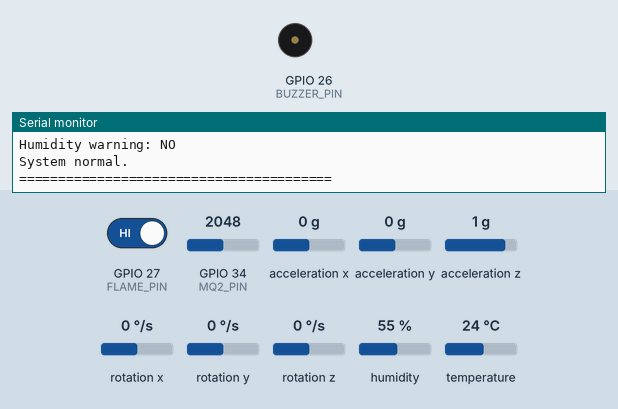
A sketch run on a simulated ESP32. On the bench: buzzer (waves = sounding, pin HIGH), the last lines printed to the serial monitor. Wiring (inferred from the names in the program): MPU-6050 motion sensor at I2C address 0x68. Inputs (shaded band) come from the test bench; at power-on: GPIO 27 (FLAME_PIN) HIGH, humidity 55 %, GPIO 34 (MQ2_PIN) = 2048, acceleration x 0 g, acceleration y 0 g, acceleration z 1 g, rotation x 0 °/s, rotation y 0 °/s, rotation z 0 °/s, temperature 24 °C (analog values on the 0–4095 scale).

Above: at 2.2 s.
2.3 s: GPIO 27 (FLAME_PIN) driven LOW
At 4.5 s:
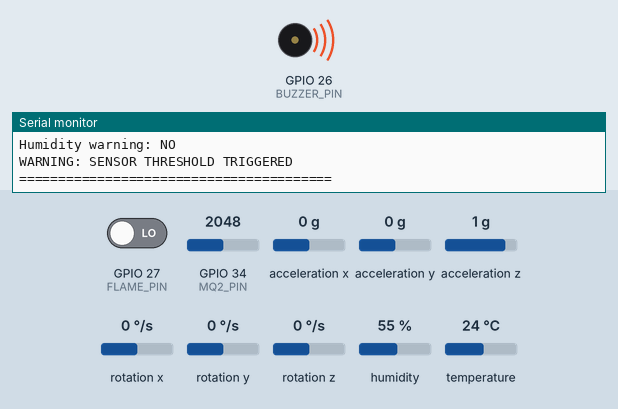
5.5 s: GPIO 27 (FLAME_PIN) driven HIGH
At 6.9 s:
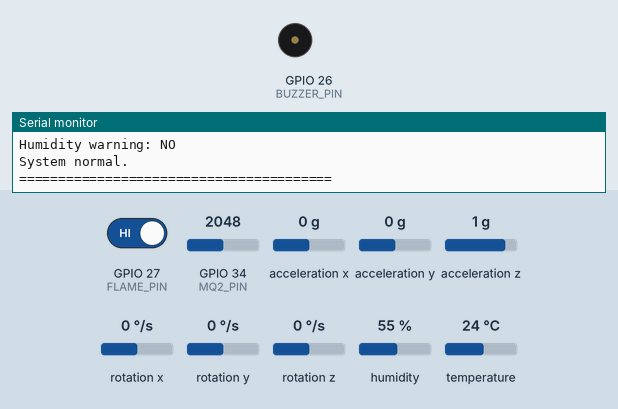
7.5 s: humidity set to 83 %
11.2 s: humidity set to 86 %
At 15.4 s:
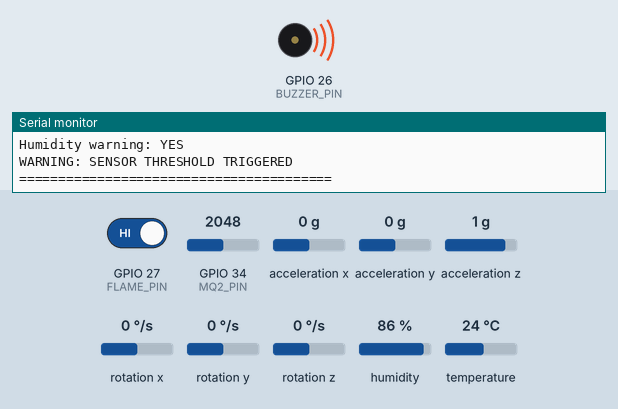
17.5 s: humidity set to 22 %
At 18.4 s:
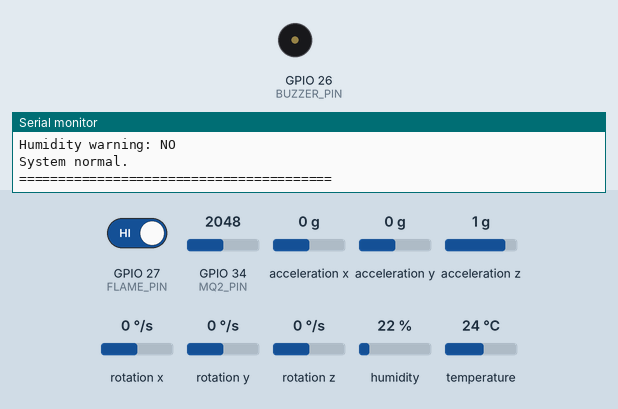
Timing chart, 0 to 20.5 s (numbered marks = the images above; inputs shaded):
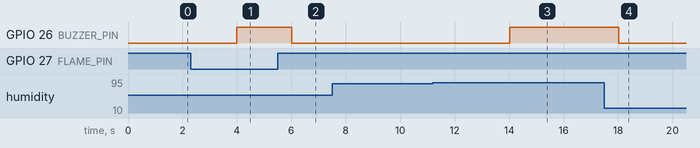

The sketch:

sketch.ino
```cpp
/*
  SKYFIGHTER
  AI Forest Fire Detection & Response Drone
  Sensor Monitoring Prototype

  Hardware:
  ESP32 Dev Module
  MQ-2, DHT11/DHT22, digital flame sensor,
  MPU6050, NEO-6M GPS and buzzer

  This is sensor-monitoring code, NOT flight-control software.
*/

#include <DHT.h>
#include <Wire.h>

// =====================================================
// GPIO CONFIGURATION
// =====================================================

#define GPS_RX_PIN 16
#define GPS_TX_PIN 17

#define MPU_SDA_PIN 21
#define MPU_SCL_PIN 22

#define MQ2_PIN 34
#define DHT_PIN 4
#define FLAME_PIN 27
#define BUZZER_PIN 26

// =====================================================
// TEMPERATURE SENSOR CONFIGURATION
// Choose ONE according to your actual sensor.
// =====================================================

#define DHT_TYPE DHT11
// For a DHT11, change the line above to:
// #define DHT_TYPE DHT11

DHT dht(DHT_PIN, DHT_TYPE);

// =====================================================
// MPU6050
// =====================================================

#define MPU6050_ADDR 0x68

bool mpuDetected = false;

int16_t ax, ay, az;
int16_t gx, gy, gz;
int16_t tempRaw;

// =====================================================
// GPS
// =====================================================

HardwareSerial GPSSerial(2);

String gpsLine = "";

double latitude = 0.0;
double longitude = 0.0;

bool gpsFix = false;
bool newGPSData = false;

unsigned long lastGPSFixTime = 0;

// =====================================================
// PROTOTYPE WARNING THRESHOLDS
// =====================================================

const float TEMP_THRESHOLD_C = 50.0;
const float HUMIDITY_THRESHOLD = 85.0;

// MQ-2: baseline must be measured before enabling alerts.
const int MQ2_INCREASE_THRESHOLD = 500;

int mq2Baseline = -1;
int MQ2_THRESHOLD = 4095;

// Flame sensor polarity: verify against your module.
const int FLAME_TRIGGER_LEVEL = LOW;

// =====================================================
// SENSOR VALUES AND WARNINGS
// =====================================================

int mq2Value = 0;
int flameValue = HIGH;

float ambientTemperature = NAN;
float humidity = NAN;
float mpuTemperature = NAN;

bool smokeWarning = false;
bool flameWarning = false;
bool temperatureWarning = false;
bool humidityWarning = false;

bool dhtValid = false;

unsigned long lastReportTime = 0;

const unsigned long REPORT_INTERVAL_MS = 2000;

// =====================================================
// MPU6050 INITIALIZATION
// =====================================================

bool initializeMPU6050() {
  Wire.beginTransmission(MPU6050_ADDR);
  Wire.write(0x6B);
  Wire.write(0x00); // Wake up MPU6050

  return Wire.endTransmission() == 0;
}

int16_t readSigned16() {
  uint8_t highByte = Wire.read();
  uint8_t lowByte = Wire.read();

  return (int16_t)(((uint16_t)highByte << 8) | lowByte);
}

bool readMPU6050() {
  if (!mpuDetected) {
    return false;
  }

  Wire.beginTransmission(MPU6050_ADDR);
  Wire.write(0x3B);

  if (Wire.endTransmission(false) != 0) {
    return false;
  }

  if (Wire.requestFrom(MPU6050_ADDR, 14, true) != 14) {
    return false;
  }

  ax = readSigned16();
  ay = readSigned16();
  az = readSigned16();

  tempRaw = readSigned16();

  gx = readSigned16();
  gy = readSigned16();
  gz = readSigned16();

  mpuTemperature = (tempRaw / 340.0) + 36.53;

  return true;
}

// =====================================================
// GPS COORDINATE CONVERSION
// =====================================================

double convertNMEACoordinate(String value, String direction) {
  if (value.length() == 0 || direction.length() == 0) {
    return 0.0;
  }

  double raw = value.toDouble();

  int degrees = (int)(raw / 100.0);
  double minutes = raw - (degrees * 100.0);

  double coordinate = degrees + minutes / 60.0;

  if (direction == "S" || direction == "W") {
    coordinate = -coordinate;
  }

  return coordinate;
}

// Parse GGA sentence for valid position fix.
void parseGGA(String sentence) {
  String fields[15];
  int fieldCount = 0;
  int start = 0;

  for (int i = 0; i < sentence.length() && fieldCount < 15; i++) {
    if (sentence.charAt(i) == ',') {
      fields[fieldCount++] = sentence.substring(start, i);
      start = i + 1;
    }
  }

  if (fieldCount < 7) {
    return;
  }

  fields[fieldCount++] = sentence.substring(start);

  // GGA field 2 = latitude
  // GGA field 3 = N/S
  // GGA field 4 = longitude
  // GGA field 5 = E/W
  // GGA field 6 = fix quality

  if (fields[6].toInt() > 0) {
    latitude = convertNMEACoordinate(fields[2], fields[3]);
    longitude = convertNMEACoordinate(fields[4], fields[5]);

    gpsFix = true;
    lastGPSFixTime = millis();
    newGPSData = true;
  } else {
    gpsFix = false;
  }
}

void processGPS() {
  while (GPSSerial.available()) {
    char c = GPSSerial.read();

    if (c == '\n') {
      if (gpsLine.startsWith("$GPGGA") || gpsLine.startsWith("$GNGGA")) {
        parseGGA(gpsLine);
      }

      gpsLine = "";
    } else if (c != '\r') {
      if (gpsLine.length() < 120) {
        gpsLine += c;
      } else {
        gpsLine = "";
      }
    }
  }

  // Treat a GPS fix as stale if updates stop.
  if (millis() - lastGPSFixTime > 5000) {
    gpsFix = false;
  }
}

// =====================================================
// READ SENSORS
// =====================================================

void readSensors() {
  mq2Value = analogRead(MQ2_PIN);
  flameValue = digitalRead(FLAME_PIN);

  ambientTemperature = dht.readTemperature();
  humidity = dht.readHumidity();

  // Validate DHT11 readings before using them.
  dhtValid = !isnan(ambientTemperature) && !isnan(humidity) &&
             ambientTemperature >= 0.0 && ambientTemperature <= 50.0 &&
             humidity >= 20.0 && humidity <= 90.0;

  // MQ-2 warning is disabled until a baseline is configured.
  if (mq2Baseline >= 0) {
    MQ2_THRESHOLD = min(4095, mq2Baseline + MQ2_INCREASE_THRESHOLD);

    smokeWarning = (mq2Value >= MQ2_THRESHOLD);
  } else {
    smokeWarning = false;
  }

  // Flame sensor warning.
  flameWarning = (flameValue == FLAME_TRIGGER_LEVEL);

  // DHT11 warnings.
  temperatureWarning = dhtValid && ambientTemperature >= TEMP_THRESHOLD_C;

  humidityWarning = dhtValid && humidity >= HUMIDITY_THRESHOLD;
}

// =====================================================
// BUZZER
// =====================================================

void updateBuzzer() {
  bool warning =
      smokeWarning || flameWarning || temperatureWarning || humidityWarning;

  digitalWrite(BUZZER_PIN, warning ? HIGH : LOW);
}

// =====================================================
// PRINT REPORT
// =====================================================

void printReport() {
  Serial.println();
  Serial.println("========================================");
  Serial.println("       SKYFIGHTER SENSOR REPORT");
  Serial.println("========================================");

  Serial.print("MQ-2 raw reading: ");
  Serial.println(mq2Value);

  Serial.print("Smoke threshold warning: ");
  Serial.println(smokeWarning ? "YES" : "NO");

  Serial.print("Flame sensor DO: ");
  Serial.println(flameValue == LOW ? "LOW" : "HIGH");

  Serial.print("Flame warning: ");
  Serial.println(flameWarning ? "YES" : "NO");

  Serial.print("Ambient temperature: ");

  if (isnan(ambientTemperature)) {
    Serial.println("DHT READ ERROR");
  } else {
    Serial.print(ambientTemperature, 1);
    Serial.println(" C");
  }

  Serial.print("Humidity: ");

  if (isnan(humidity)) {
    Serial.println("DHT READ ERROR");
  } else {
    Serial.print(humidity, 1);
    Serial.println(" %");
  }

  Serial.print("Temperature warning: ");
  Serial.println(temperatureWarning ? "YES" : "NO");

  Serial.println("\n--- MPU6050 ---");

  if (readMPU6050()) {
    Serial.print("Acceleration X: ");
    Serial.print(ax / 16384.0, 2);

    Serial.print(" | Y: ");
    Serial.print(ay / 16384.0, 2);

    Serial.print(" | Z: ");
    Serial.print(az / 16384.0, 2);
    Serial.println(" g");

    Serial.print("Gyroscope X: ");
    Serial.print(gx / 131.0, 2);

    Serial.print(" | Y: ");
    Serial.print(gy / 131.0, 2);

    Serial.print(" | Z: ");
    Serial.print(gz / 131.0, 2);
    Serial.println(" deg/s");

    Serial.print("MPU6050 chip temperature: ");
    Serial.print(mpuTemperature, 1);
    Serial.println(" C");
  } else {
    Serial.println("MPU6050 NOT RESPONDING");
  }

  Serial.println("\n--- GPS ---");

  if (gpsFix) {
    Serial.print("Latitude: ");
    Serial.println(latitude, 6);

    Serial.print("Longitude: ");
    Serial.println(longitude, 6);

    Serial.print("Map coordinates: ");
    Serial.print(latitude, 6);
    Serial.print(",");
    Serial.println(longitude, 6);
  } else {
    Serial.println("No current valid GPS fix.");
    Serial.println("Move antenna outdoors with clear sky view.");
  }

  Serial.println("\n--- ALERT STATUS ---");

  Serial.print("Smoke warning: ");
  Serial.println(smokeWarning ? "YES" : "NO");

  Serial.print("Flame warning: ");
  Serial.println(flameWarning ? "YES" : "NO");

  Serial.print("Temperature warning: ");
  Serial.println(temperatureWarning ? "YES" : "NO");

  Serial.print("Humidity warning: ");
  Serial.println(humidityWarning ? "YES" : "NO");

  if (smokeWarning || flameWarning || temperatureWarning || humidityWarning) {
    Serial.println("WARNING: SENSOR THRESHOLD TRIGGERED");
  } else {
    Serial.println("System normal.");
  }

  Serial.println("========================================");
}
// =====================================================
// SETUP
// =====================================================

void setup() {
  Serial.begin(115200);
  delay(1000);

  analogReadResolution(12);

  pinMode(MQ2_PIN, INPUT);
  pinMode(FLAME_PIN, INPUT);
  pinMode(BUZZER_PIN, OUTPUT);

  digitalWrite(BUZZER_PIN, LOW);

  Wire.begin(MPU_SDA_PIN, MPU_SCL_PIN);

  mpuDetected = initializeMPU6050();

  dht.begin();

  GPSSerial.begin(9600, SERIAL_8N1, GPS_RX_PIN, GPS_TX_PIN);

  Serial.println();
  Serial.println("SKYFIGHTER INITIALIZATION");
  Serial.println("-------------------------");

  Serial.print("MPU6050: ");
  Serial.println(mpuDetected ? "DETECTED" : "NOT DETECTED");

  Serial.println("DHT sensor initialized.");
  Serial.println("GPS serial initialized.");
  Serial.println("MQ-2 analog input initialized.");
  Serial.println("Flame sensor input initialized.");
  Serial.println("Buzzer output initialized.");

  Serial.println();
  Serial.println("Waiting for sensor readings...");
}

// =====================================================
// MAIN LOOP
// =====================================================

void loop() {
  processGPS();

  if (millis() - lastReportTime >= REPORT_INTERVAL_MS) {
    lastReportTime = millis();

    readSensors();
    updateBuzzer();
    printReport();
  }
}
```

Measured:
- the behaviour switches between 84 and 85 % on humidity (found by bisection; images 2 and 3)
- after the input at 2.3 s, GPIO 26 (BUZZER_PIN): LOW → HIGH after 1.7 s
- after the input at 5.5 s, GPIO 26 (BUZZER_PIN): HIGH → LOW after 0.52 s
- after the input at 11.2 s, GPIO 26 (BUZZER_PIN): LOW → HIGH after 2.8 s
- after the input at 17.5 s, GPIO 26 (BUZZER_PIN): HIGH → LOW after 0.52 s
